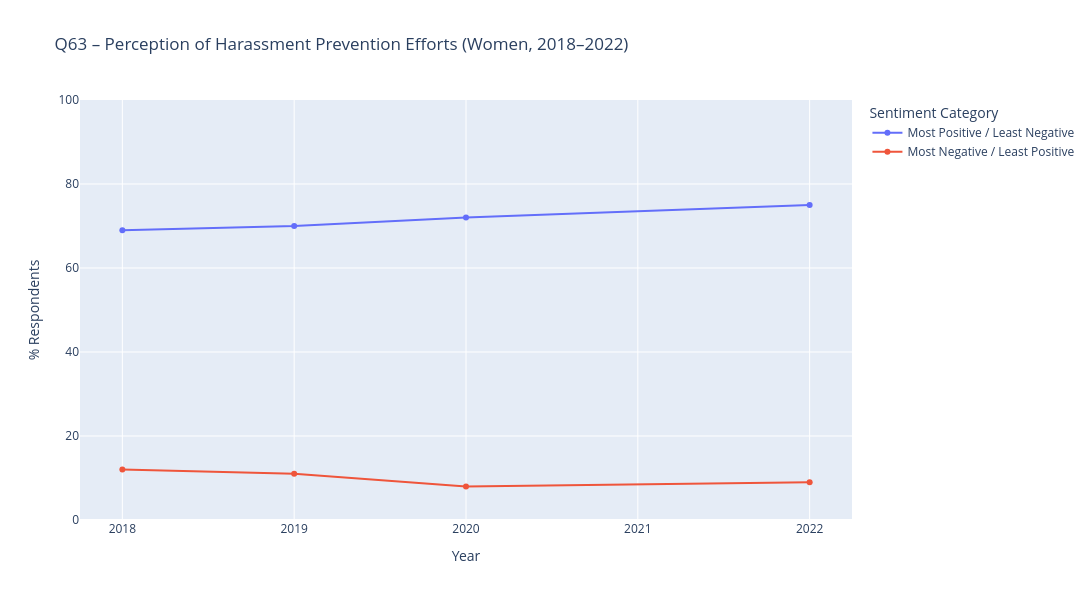

Notebook cell for this chart:
### Code cell
#Filter for Q63 and women only

df_q63 = df[
    df["question"].str.match(r"Q63") &
    (df["bycond"] == "Q117 = 2")
].copy()


# Ensure numeric columns are clean
df_q63["surveyr"] = pd.to_numeric(df_q63["surveyr"], errors="coerce")
df_q63["most_positive"] = pd.to_numeric(df_q63["most_positive_or_least_negative"], errors="coerce")
df_q63["most_negative"] = pd.to_numeric(df_q63["most_negative_or_least_positive"], errors="coerce")
df_q63["anscount"] = pd.to_numeric(df_q63["anscount"], errors="coerce")

# Check if data is actually present
if df_q63.empty:
    raise ValueError("Filtered df_q63 is empty. Check if 'Q63' and 'Q117 = 2' match correctly.")

# Melt for plotting
df_q63_melted = df_q63.melt(
    id_vars=["surveyr", "anscount"],
    value_vars=["most_positive", "most_negative"],
    var_name="sentiment_type",
    value_name="percentage"
)

# Rename sentiment types for readability
df_q63_melted["sentiment_type"] = df_q63_melted["sentiment_type"].map({
    "most_positive": "Most Positive / Least Negative",
    "most_negative": "Most Negative / Least Positive"
})

# Add hover label
df_q63_melted["hover"] = (
    "Year: " + df_q63_melted["surveyr"].astype(str) +
    "<br>Sentiment: " + df_q63_melted["sentiment_type"] +
    "<br>% Respondents: " + df_q63_melted["percentage"].astype(str) +
    "<br>Total Responses: " + df_q63_melted["anscount"].astype(str)
)

# Plot
fig = px.line(
    df_q63_melted,
    x="surveyr",
    y="percentage",
    color="sentiment_type",
    markers=True,
    hover_name="hover",
    title="Q63 – Perception of Harassment Prevention Efforts (Women, 2018–2022)",
    labels={"surveyr": "Year", "percentage": "% Respondents"}
)

fig.update_layout(
    width=1100,
    height=600,
    legend_title="Sentiment Category",
    hovermode="x unified",
    xaxis=dict(dtick=1, title="Year"),
    yaxis=dict(title="% Respondents", range=[0, 100])
)

fig.show()

### Figure 1 — Plotly figure (JSON) as saved in the notebook; plotly's stock layout.template omitted (floating-point values rounded to 4 significant figures)
{"data": [{"hovertemplate": "<b>%{hovertext}</b><br><br>sentiment_type=Most Positive / Least Negative<br>Year=%{x}<br>% Respondents=%{y}<extra></extra>", "hovertext": ["Year: 2022<br>Sentiment: Most Positive / Least Negative<br>% Respondents: 75<br>Total Responses: 3485.0", "Year: 2020<br>Sentiment: Most Positive / Least Negative<br>% Respondents: 72<br>Total Responses: 3500.0", "Year: 2019<br>Sentiment: Most Positive / Least Negative<br>% Respondents: 70<br>Total Responses: 3551.0", "Year: 2018<br>Sentiment: Most Positive / Least Negative<br>% Respondents: 69<br>Total Responses: 2815.0"], "legendgroup": "Most Positive / Least Negative", "line": {"color": "#636efa", "dash": "solid"}, "marker": {"symbol": "circle"}, "mode": "lines+markers", "name": "Most Positive / Least Negative", "orientation": "v", "showlegend": true, "type": "scatter", "x": [2022, 2020, 2019, 2018], "xaxis": "x", "y": [75, 72, 70, 69], "yaxis": "y"}, {"hovertemplate": "<b>%{hovertext}</b><br><br>sentiment_type=Most Negative / Least Positive<br>Year=%{x}<br>% Respondents=%{y}<extra></extra>", "hovertext": ["Year: 2022<br>Sentiment: Most Negative / Least Positive<br>% Respondents: 9<br>Total Responses: 3485.0", "Year: 2020<br>Sentiment: Most Negative / Least Positive<br>% Respondents: 8<br>Total Responses: 3500.0", "Year: 2019<br>Sentiment: Most Negative / Least Positive<br>% Respondents: 11<br>Total Responses: 3551.0", "Year: 2018<br>Sentiment: Most Negative / Least Positive<br>% Respondents: 12<br>Total Responses: 2815.0"], "legendgroup": "Most Negative / Least Positive", "line": {"color": "#EF553B", "dash": "solid"}, "marker": {"symbol": "circle"}, "mode": "lines+markers", "name": "Most Negative / Least Positive", "orientation": "v", "showlegend": true, "type": "scatter", "x": [2022, 2020, 2019, 2018], "xaxis": "x", "y": [9, 8, 11, 12], "yaxis": "y"}], "layout": {"height": 600, "hovermode": "x unified", "legend": {"title": {"text": "Sentiment Category"}, "tracegroupgap": 0}, "title": {"text": "Q63 – Perception of Harassment Prevention Efforts (Women, 2018–2022)"}, "width": 1100, "xaxis": {"anchor": "y", "domain": [0, 1], "dtick": 1, "title": {"text": "Year"}}, "yaxis": {"anchor": "x", "domain": [0, 1], "range": [0, 100], "title": {"text": "% Respondents"}}}}
